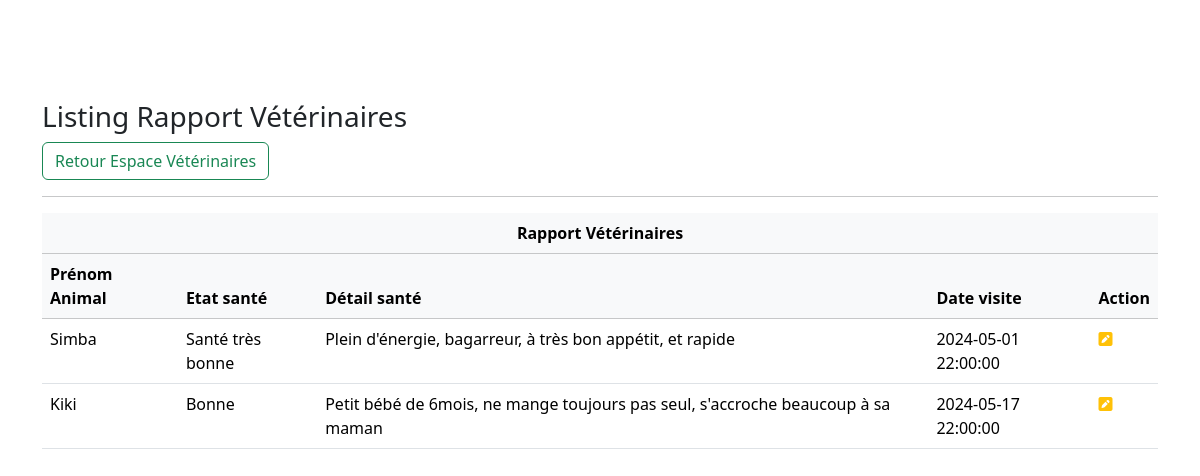
Screenshot of /crudHabitats/tableListingRapportVeterinaires.php with the database file from the repository.
### tables this page shows
CREATE TABLE `habitats` (
  `id_habitat` int(10) UNSIGNED NOT NULL,
  `habitat` varchar(50) NOT NULL,
  `description_habitat` varchar(255) NOT NULL DEFAULT 'Aucune description',
  `img` longblob,
  `prenom_animal` varchar(100) DEFAULT NULL,
  `race` varchar(100) NOT NULL,
  `etat_sante` varchar(100) NOT NULL,
  `detail_sante` varchar(100) DEFAULT NULL,
  `nourriture` varchar(100) DEFAULT NULL,
  `grammage` int(11) DEFAULT NULL COMMENT 'en gr',
  `date_visite` timestamp NULL DEFAULT NULL,
  `date_repas_pris` timestamp NULL DEFAULT NULL,
  `heure_repas_pris` time DEFAULT NULL,
  `miseajour_le` datetime DEFAULT CURRENT_TIMESTAMP ON UPDATE CURRENT_TIMESTAMP
);

### crudHabitats/tableListingRapportVeterinaires.php (the view, shortened to what this page needs)
<?php
include_once("../dbconn.php");
$sql = "SELECT * FROM habitats";
$result = $conn->query($sql);
?>
<!DOCTYPE html>
<html lang="en">
<head>
    <link rel="stylesheet" href="https://cdn.jsdelivr.net/npm/bootstrap@5.3.2/dist/css/bootstrap.min.css">
    <link rel="stylesheet" href="https://unpkg.com/bootstrap-table@1.22.1/dist/bootstrap-table.min.css">
    <link rel="stylesheet" href="https://cdnjs.cloudflare.com/ajax/libs/font-awesome/6.4.2/css/all.min.css" />
    <link rel="stylesheet" href="header.css">
</head>
<body>
    <section class="container my-5 mt-4">
        <h3 class="custom-title">Listing Rapport Vétérinaires</h3>
        <a class="btn btn-outline-success" href="../crudEmployes/adminPageVeterinaires.php" role="button">Retour Espace Vétérinaires</a>
        <br>
        <hr>
        <table class="table" data-toggle="table" data-search="true" data-show-columns="true" data-pagination="true">
            <thead class="table-light">
                <tr>
                    <th colspan="6" class="centered-header">Rapport Vétérinaires</th>
                </tr>
                <tr>
                    <th>Prénom Animal</th>
                    <th>Etat santé</th>
                    <th>Détail santé</th>
                    <th>Date visite</th>
                    <th>Action</th>
                </tr>
            </thead>
            <tbody>
                <?php
                while ($row = $result->fetch(PDO::FETCH_ASSOC)) {
                echo "<tr>
                    <td>{$row['prenom_animal']}</td>
                    <td>{$row['etat_sante']}</td>
                    <td>{$row['detail_sante']}</td>
                    <td>{$row['date_visite']}</td>
                    <td>
                        <a href='formUpdateVeterinaires.php?id_habitat={$row['id_habitat']}' class='link-warning'><i class='fas fa-pencil-square'></i></a>&nbsp
                    </td>
                </tr>";
                }
                ?>
            </tbody>
        </table>
    </section>
</body>
</html>

### header.css (style rules this page uses)
.container.my-5.mt-4 { margin-top: 550px; }
.custom-title { margin-top: 100px; }

### crudHabitats/tableListingRapportVeterinaires.php (style rules this page uses)
.centered-header { text-align: center; }

### rows the page displays
habitats: prenom_animal "Simba", etat_sante "Santé très bonne", detail_sante "Plein d'énergie, bagarreur, à très bon appétit, et rapide", date_visite "2024-05-01 22:00:00"
habitats: prenom_animal "Kiki", etat_sante "Bonne", detail_sante "Petit bébé de 6mois, ne mange toujours pas seul, s'accroche beaucoup à sa maman", date_visite "2024-05-17 22:00:00"
